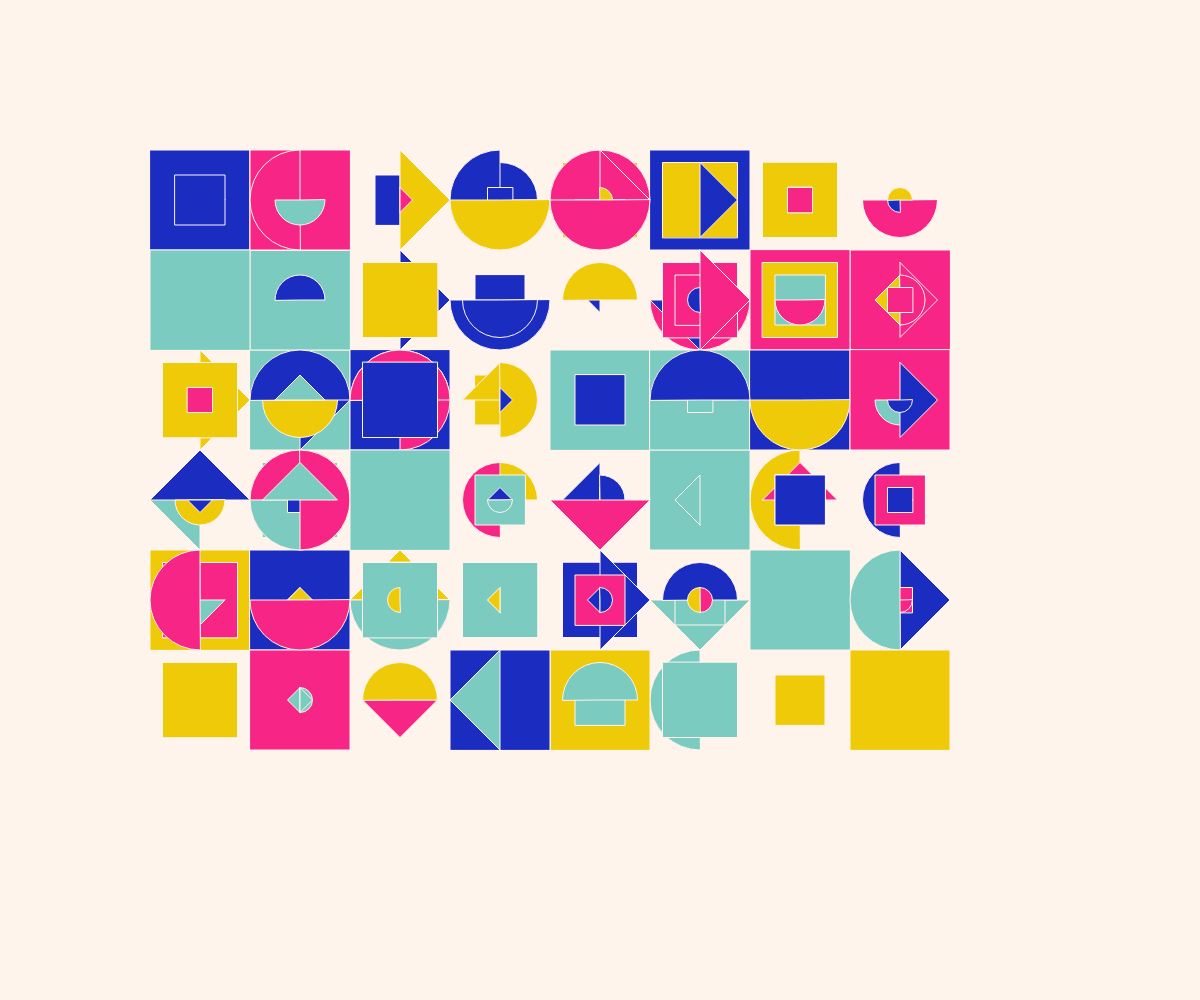
Frame 1 (no input)
Frame 60 (no input): identical to frame 1, image omitted
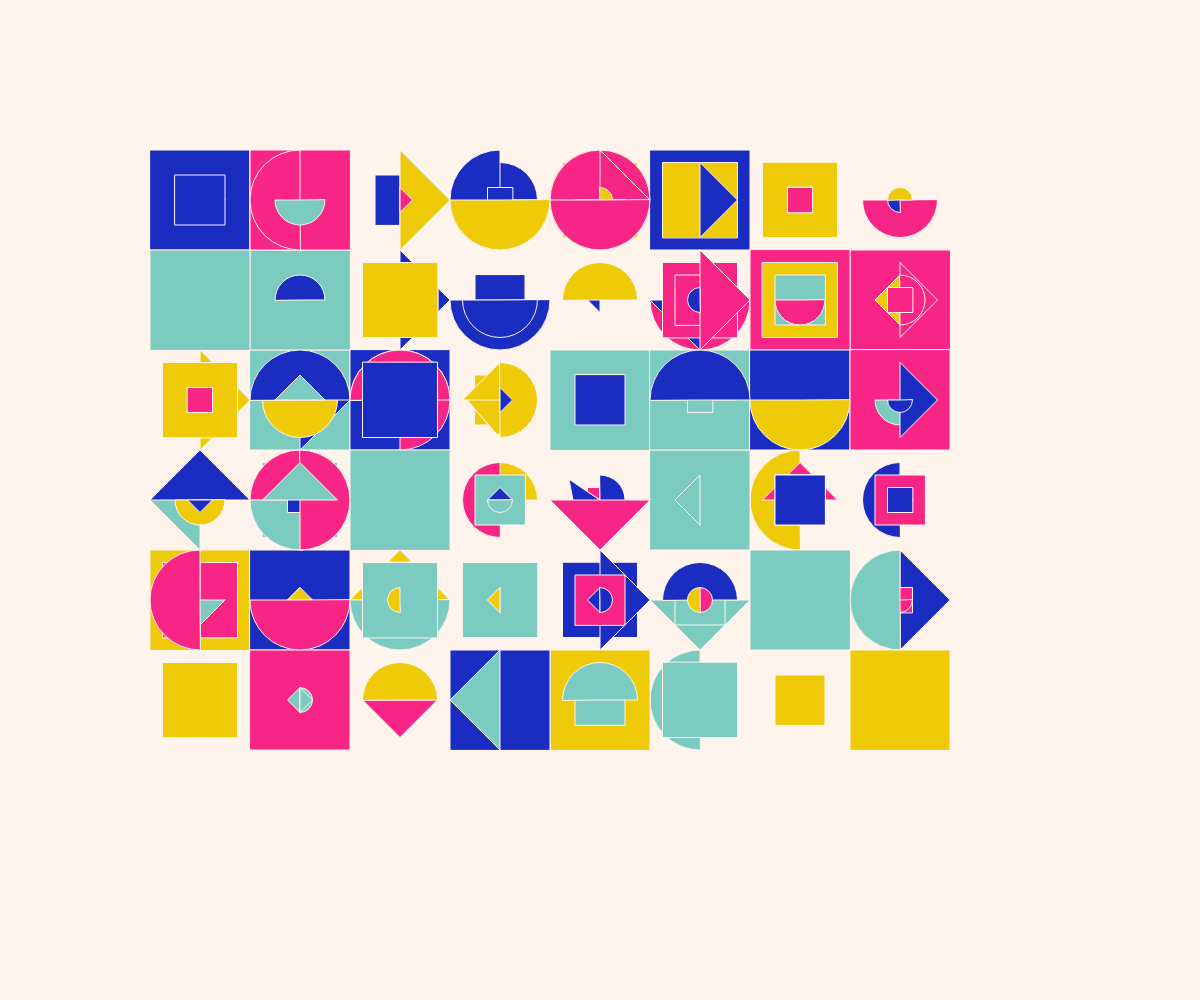
Frame 120 (the mouse pressed at the canvas centre since frame 60)

The p5.js sketch that drew these frames (run headless with seeded random() and noise() and a simulated clock; from frame 60 on, the mouse is pressed at the canvas centre):

// p5.js sketch
// ── sketch.js
// Continuum Parade
// Saskia Freeke
// 2021

let windowScale;

let t;
let theta;
let maxFrameCount = 200;

let shape = [];
let totalShapes = 11;

let colorPalette = [];
let backgroundColor;

let a = 76;

let lineHeight = 10;
let shapeSize = 100;


let amountShapes = 30;
let shapeGrid = 100;

function setup() {
    windowResized();
    createCanvas(windowWidth, windowHeight);
    rectMode(CENTER);
    pixelDensity(1);
    // frameRate(5);
    // noCursor();

    colorPalette = [color('#000000'),color('#f72585'),color('#7ccbc0'),color('#1b2cc1'),color('#efca08')];
    backgroundColor = color('#fff4ec');

    initialiseShapes();
    // marginX = (this.shapeGrid);
    // marginY = (shapeSize);
}

function draw() {
    t = frameCount/maxFrameCount;
    theta = TWO_PI*t;
    background(backgroundColor);

    for (let i = 0; i < shape.length; i++){
        shape[i].display();
        shape[i].move();
    }

    fill(255,0,0);
    // ellipse(width/2,height/2,50,50);

}


class Shapes {

    constructor(){
        this.shapeGrid = shapeGrid;
        this.update();

        // movement
        this.state = 0;
        this.rotationDirection = int(random(0,2));

        this.tempRotation = 0;
        this.tempRotationCheck = 0;
        this.rotationMovement = 0;
        this.probability = 0;
    }

    update(){
        this.amountX = (width%this.shapeGrid);
        this.amountY = (height%this.shapeGrid);
        this.marginX = round(this.amountX/20)*10;
        this.marginY = round(this.amountY/20)*10;

        //
        this.diameter = int(random(1,5))*(this.shapeGrid/4);
        this.Color = int(random(1,colorPalette.length));
        //
        this.x = this.marginX+(int(random(2,(width/this.shapeGrid)-2))*this.shapeGrid);
        this.y = this.marginY+(int(random(2,(height/this.shapeGrid)-2))*this.shapeGrid);

        this.shapeVariant = int(random(0,3));
        this.rotateRadians = int(random(0,4))*90;

        this.speed = int(random(1,3));
        this.motion = int(random(1,2));

    }

    move(){

        if (this.state === 0 ){
            this.probability = random(0,10000);
            this.tempRotation = 0;
            // console.log(this.probability);
            if (this.probability < 1){
                // this.Color = 0;
                this.state = 1;
            }
        } else if  (this.state === 1){

            if (this.rotationDirection === 0){
                this.rotationMovement += this.tempRotation;

            } else {
                this.rotationMovement += -this.tempRotation;
            }
            this.tempRotationCheck += 1;
            this.tempRotation = 1;

            if (this.tempRotationCheck > 90){
                this.tempRotationCheck = 0;
                this.rotationDirection = int(random(0,2));

                this.state = 0;
            }
        }
        // console.log(this.rotationMovement);
    }


    display(){

        push();

        translate(this.x,this.y);
        rotate(radians((this.rotateRadians)));
        rotate(radians((this.rotationMovement)));

        fill(colorPalette[this.Color]);
        stroke(backgroundColor);

    if (this.shapeVariant === 0){
        push();
        rectMode(CENTER);
        rect(0,0,this.diameter,this.diameter);
        pop();
    } else if (this.shapeVariant === 1){
        push();
        arc(0,0,this.diameter,this.diameter,0,radians(180),PIE);
        pop();
    } else if (this.shapeVariant === 2){
        push();
        beginShape();
        vertex(0,0-this.diameter/2);
        vertex(0+this.diameter/2,0);
        vertex(0,0+this.diameter/2);
        endShape(CLOSE);
        pop();
    }



        pop();
    }

}

function windowResized() {
    resizeCanvas(windowWidth, windowHeight);
    responsiveness();
    initialiseShapes();
}


function keyPressed() {

    if (keyCode === 82) {
        for (let i = 0; i < shape.length; i++){
            shape[i].update();
        }
    }
}

function initialiseShapes(){
    shape = [];
    let shapeAmountX = int(width/shapeGrid);
    let shapeAmountY = int(height/shapeGrid);
    amountShapes = int((shapeAmountX*shapeAmountY)*2.7);

    console.log(amountShapes)

    for (let i = 0; i < amountShapes; i++){
        shape[i] = new Shapes();
    }
}



function responsiveness() {
    [
        { pixels: 320, shapeGrid: 50},
        { pixels: 768, shapeGrid: 100},
        { pixels: 1024, shapeGrid: 100},


    ].forEach((breakPoint) => {
        let matchMedia = window.matchMedia(`(min-width: ${breakPoint.pixels}px)`);
        // console.log(breakPoint, matchMedia);
        if (matchMedia.matches) {
            shapeGrid   = breakPoint.shapeGrid;
        }
    });
}

// ── style.css
html, body {
	width: 100%;
	height: 100%;
  	margin: 0px;
  	padding: 0px;
	display: flex;
	justify-content: center;
	align-items: center;
}

html {
	flex-direction: column;
}

body {
	flex-direction: row;
	overflow: hidden;
    touch-action: none;
	/*background: radial-gradient(#efefef, #000000);*/
	background: black;
}

canvas {
	margin: auto;
	display: block;
}

* {
  -webkit-box-sizing: border-box;
  box-sizing: border-box;
  -moz-osx-font-smoothing: grayscale;
  -webkit-font-smoothing: antialiased;
  -webkit-tap-highlight-color: transparent;
  -webkit-touch-callout: none;
}
